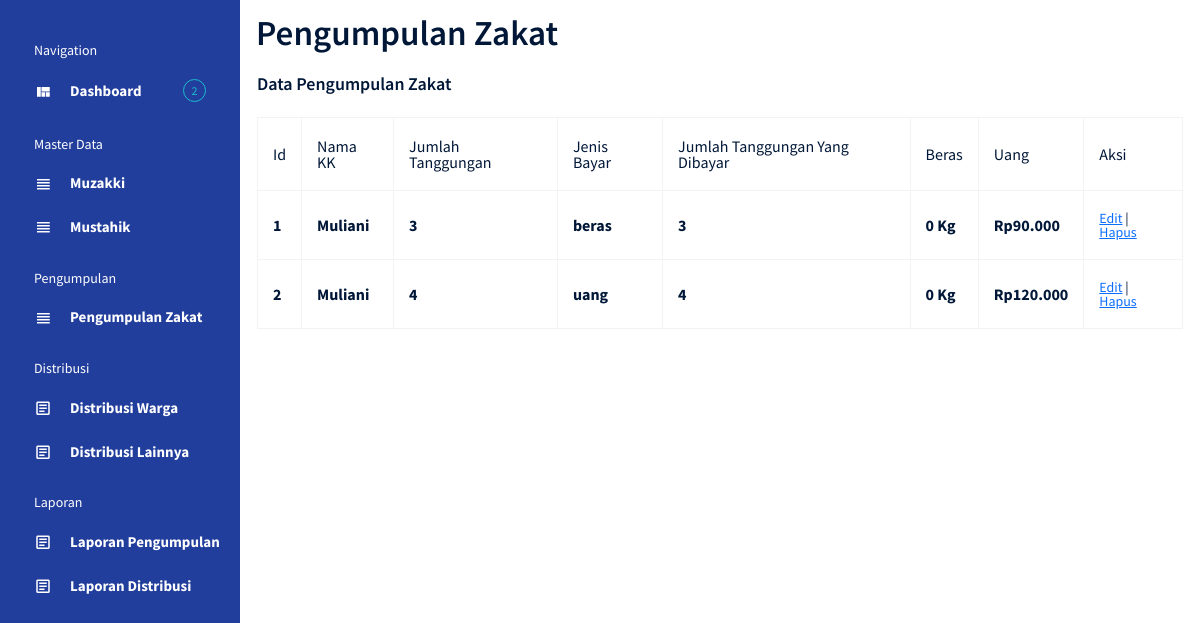
Page /pengumpulan.php on the committed database.
### tables this page shows
CREATE TABLE `bayarzakat` (
  `id_zakat` int(17) NOT NULL,
  `nama_KK` varchar(100) NOT NULL,
  `jumlah_tanggungan` int(20) NOT NULL,
  `jenis_bayar` enum('beras','uang') NOT NULL,
  `jumlah_tanggunganyangdibayar` int(20) NOT NULL,
  `bayar_beras` float NOT NULL,
  `bayar_uang` float NOT NULL
);

### pengumpulan.php (the view, shortened to what this page needs)
<?php
  include('header.php');
?>
<div class="card-body">
  <main id="main" class="main">
    <div class="pagetitle">
      <h1>Pengumpulan Zakat</h1>
    </div>
    <section class="section dashboard">
      <div class="row">
        <div class="card-body">
            <h5 class="card-title">Data Pengumpulan Zakat</h5>
            <div class="table-responsive pt-3">
                    <table class="table table-bordered">
                      <thead>
                        <tr>
                            <th>Id</th>
                            <th>Nama KK</th>
                            <th>Jumlah Tanggungan</th>
                            <th>Jenis Bayar</th>
                            <th>Jumlah Tanggungan Yang Dibayar</th>
                            <th>Beras</th>
                            <th>Uang</th>
                            <th>Aksi</th>
                        </tr>
                      </thead>
                      <tbody>
                        <?php
                        include 'koneksi.php';
                        $no = 1;
                        $data = mysqli_query($koneksi, "SELECT * FROM bayarzakat");
                        while ($d = mysqli_fetch_array($data)) {
                        ?>
                            <tr>
                                <th><?php echo $no++; ?></th>
                                <th><?php echo $d['nama_KK']; ?></th>
                                <th><?php echo $d['jumlah_tanggungan']; ?></th>
                                <th><?php echo $d['jenis_bayar']; ?></th>
                                <th><?php echo $d['jumlah_tanggunganyangdibayar']; ?></th>
                                <th><?php echo $d['bayar_beras']; ?> Kg</th>
                                <th>Rp<?= number_format($d['bayar_uang'], 0, ',', '.'); ?></th>
                                <td>
                                  <a href="edit_bayar.php?id_zakat=<?php echo $d['id_zakat']; ?>">Edit</a> |
                                  <a href="proses_hapus_bayar.php?id_zakat=<?php echo $d['id_zakat']; ?>" onclick="return confirm('Anda yakin akan menghapus data ini?')">Hapus</a>
                                </td>
                            </tr>
                        <?php
                        }
                        ?>
                      </tbody>
                    </table>
            </div>
        </div>
      </div>
</div>

### rows in the picture
bayarzakat: nama_KK "Muliani", jumlah_tanggungan "3", jenis_bayar "beras", jumlah_tanggunganyangdibayar "3", bayar_beras "0", bayar_uang "90.000"
bayarzakat: nama_KK "Muliani", jumlah_tanggungan "4", jenis_bayar "uang", jumlah_tanggunganyangdibayar "4", bayar_beras "0", bayar_uang "120.000"
